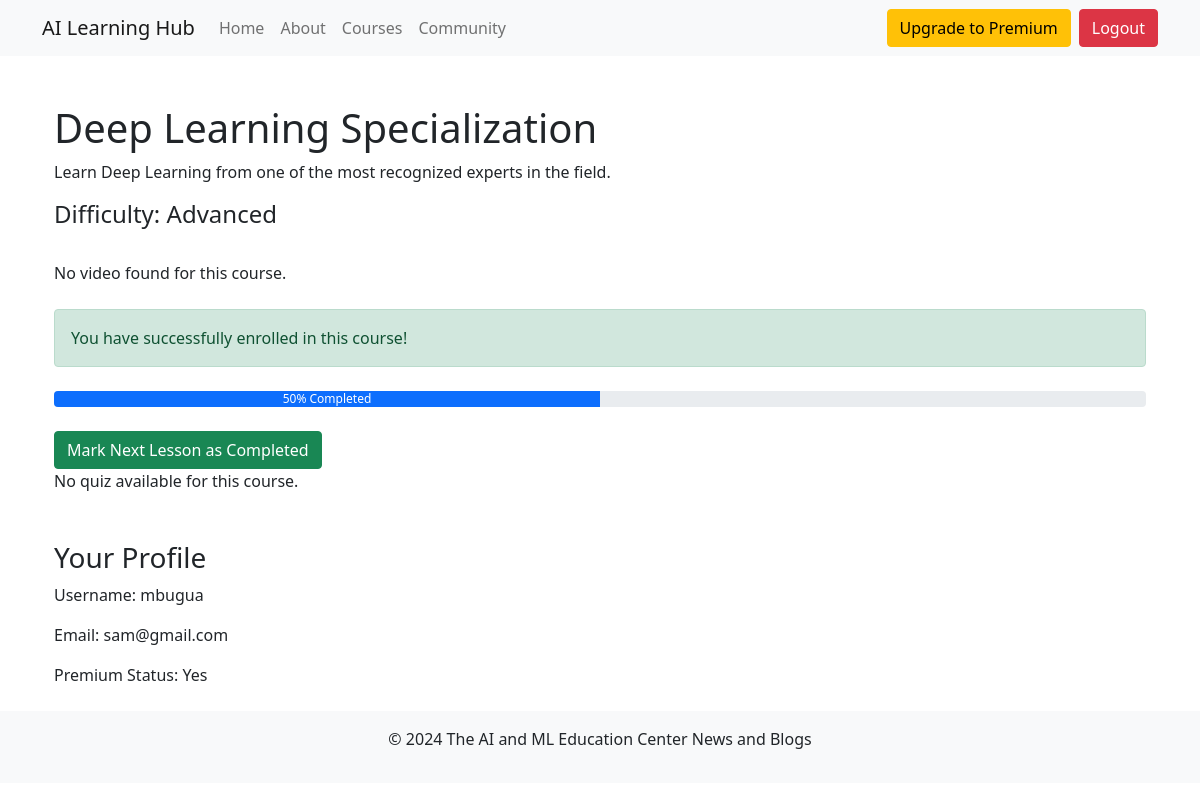
The page /course/deep-learning-specialization/ (signed in) on the database its author committed.
### apps/models.py (models this page shows, shortened)
class Course(models.Model):
    title = models.CharField(max_length=200)
    description = models.TextField()
    video_url = models.URLField()
    difficulty = models.CharField(max_length=20, choices=[(
        'beginner', 'Beginner'), ('intermediate', 'Intermediate'), ('advanced', 'Advanced')])
    is_premium = models.BooleanField(default=False)
    category = models.ForeignKey(Category, on_delete=models.CASCADE)
    slug = models.SlugField(null=True, blank=True)

class UserCourseProgress(models.Model):
    user = models.ForeignKey(User, on_delete=models.CASCADE)
    course = models.ForeignKey(Course, on_delete=models.CASCADE)
    progress = models.IntegerField(default=0)  # Percentage of course completed

### apps/views.py (the view, shortened to what this page needs)
# urls.py: path('course/<slug:slug>/', views.course_detail, name='course_detail'),
@login_required
@login_required
def course_detail(request, slug):
    course_title = slug.replace('-', ' ')
    course = get_object_or_404(Course, title__iexact=course_title)
    try:
        user_profile = request.user.userprofile
    except UserProfile.DoesNotExist:
        return redirect('create_profile')
    if course.is_premium and not user_profile.subscription_status:
        request.session['course_title'] = course_title
        return redirect('blog:subscription_required')
    progress, progress_created = UserCourseProgress.objects.get_or_create(
        user=request.user, course=course
    )
    is_enrolled = False
    video_ids = search_educational_videos(course.title)
    first_video_id = video_ids[0] if video_ids else None
    is_enrolled = UserCourseEnrollment.objects.filter(
        user=request.user, course=course).exists()
    quiz = Quiz.objects.filter(course=course).first()
    return render(request, 'course_detail.html', {
        'course': course,
        'progress': progress,
        'is_enrolled': is_enrolled,
        'quiz': quiz,
        'first_video_id': first_video_id,  # Pass the first video ID to the template
    })

### apps/views.py (called while the page is built)
def search_educational_videos(query):
    try:
        youtube = build(
            YOUTUBE_API_SERVICE_NAME,
            YOUTUBE_API_VERSION,
            developerKey=settings.YOUTUBE_API_KEY
        )
        request = youtube.search().list(
            q=query + ' tutorial',  # Add additional keywords to narrow down the search
            part='snippet',
            type='video',
            maxResults=5,
            videoCategoryId='27',
            safeSearch='strict'
        )
        response = request.execute()
        return [item['id']['videoId'] for item in response.get('items', [])]
    except HttpError as e:
        error_reason = e.content.decode("utf-8")
        print(f"YouTube API Error: {error_reason}")
        return []

### apps/templates/course_detail.html (shortened to what this page needs)
{% extends 'base.html' %}
{% block content %}
  <div class="container mt-5">
    <h1>{{ course.title }}</h1>
    <p>{{ course.description }}</p>
    <h4>Difficulty: {{ course.get_difficulty_display }}</h4>
    {% if course.is_premium %}
      <span class="badge badge-warning">Premium</span>
    {% endif %}
    {% if first_video_id %}
      <iframe width="800" height="450" src="https://www.youtube.com/embed/{{ first_video_id }}" frameborder="0" allowfullscreen></iframe>
    {% else %}
      <p>No video found for this course.</p>
    {% endif %}
    {% if is_enrolled %}
      <div class="alert alert-success mt-4">
        You have successfully enrolled in this course!
      </div>
      <div class="progress mt-4">
        <div class="progress-bar" role="progressbar" style="width: {{ progress.progress }}%;" aria-valuenow="{{ progress.progress }}" aria-valuemin="0" aria-valuemax="100">
          {{ progress.progress }}% Completed
        </div>
      </div>
      <form method="POST" class="mt-4">
        <button type="submit" class="btn btn-success">Mark Next Lesson as Completed</button>
      </form>
      {% if quiz %}
        <form method="POST" class="mt-4">
          {% csrf_token %}
          <input type="hidden" name="start_quiz" value="1">
          <button type="submit" class="btn btn-primary">Start Quiz: {{ quiz.title }}</button>
        </form>
      {% else %}
        <p>No quiz available for this course.</p>
      {% endif %}
    {% endif %}
    <div class="mt-5">
      <h3>Your Profile</h3>
      <p>Username: {{ request.user.username }}</p>
      <p>Email: {{ request.user.email }}</p>
      <p>Premium Status: {% if request.user.userprofile.subscription_status %} Yes {% else %} No {% endif %}</p>
    </div>
  </div>
{% endblock %}

### rows shown on the page
Course: title "Deep Learning Specialization", description "Learn Deep Learning from one of the most recognized experts in the field.", difficulty "Advanced"
UserCourseProgress: progress "50"

### other values the page prints
{{ request.user.username }} "mbugua"
{{ request.user.email }} "sam@gmail.com"
